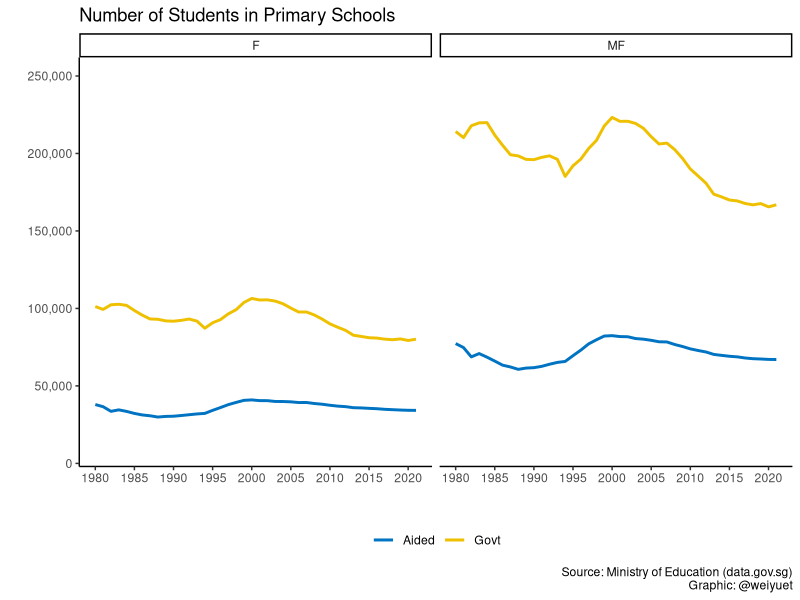
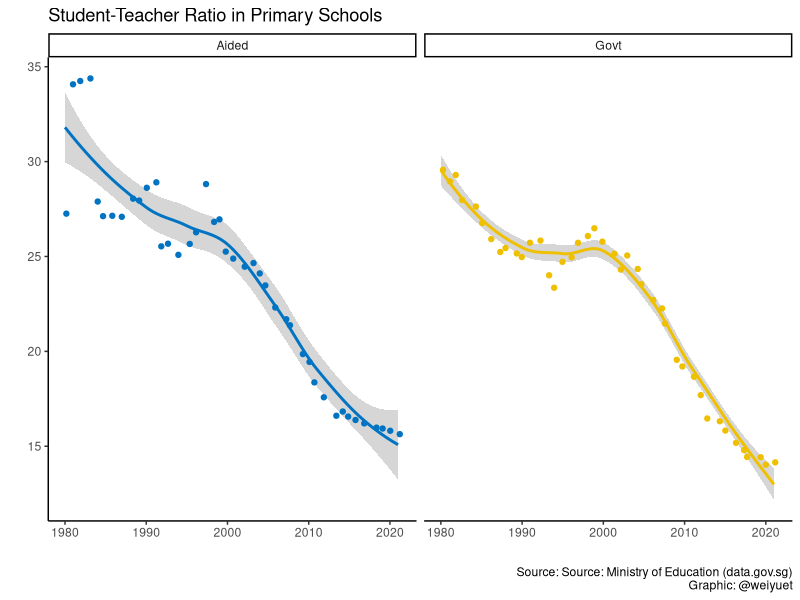
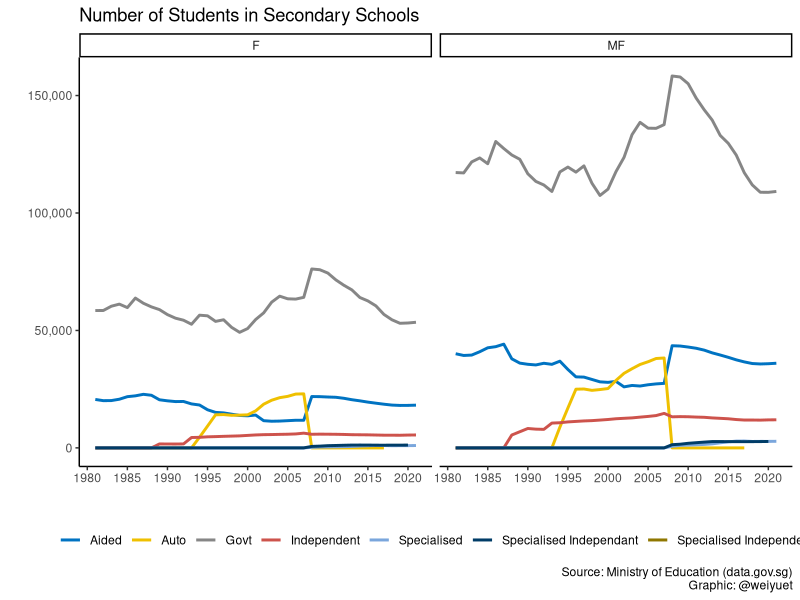
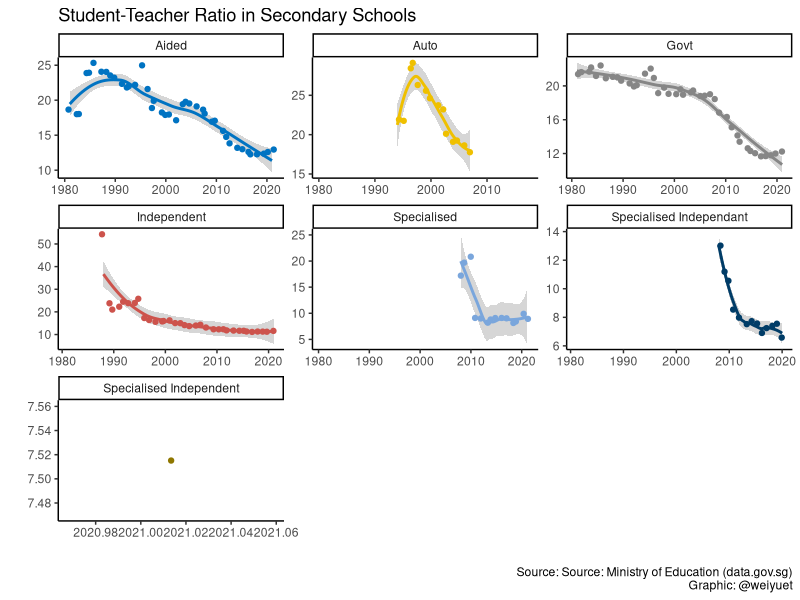
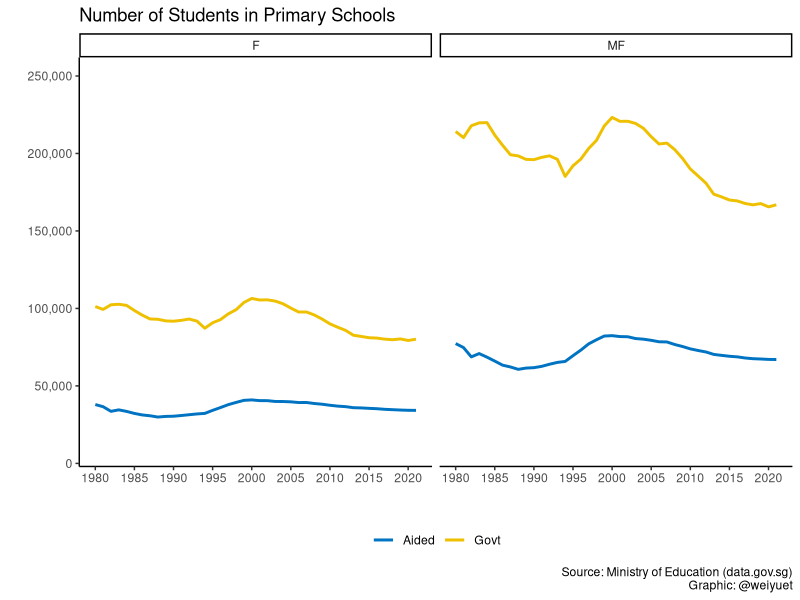
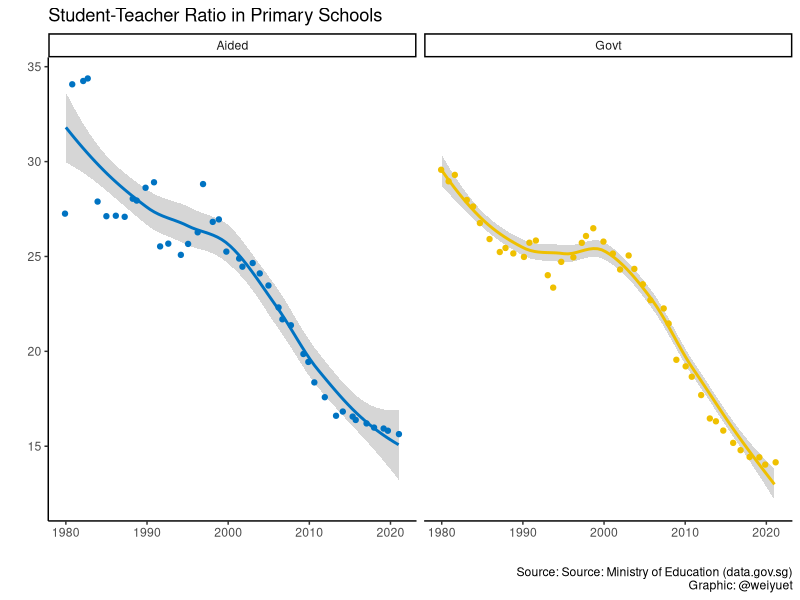
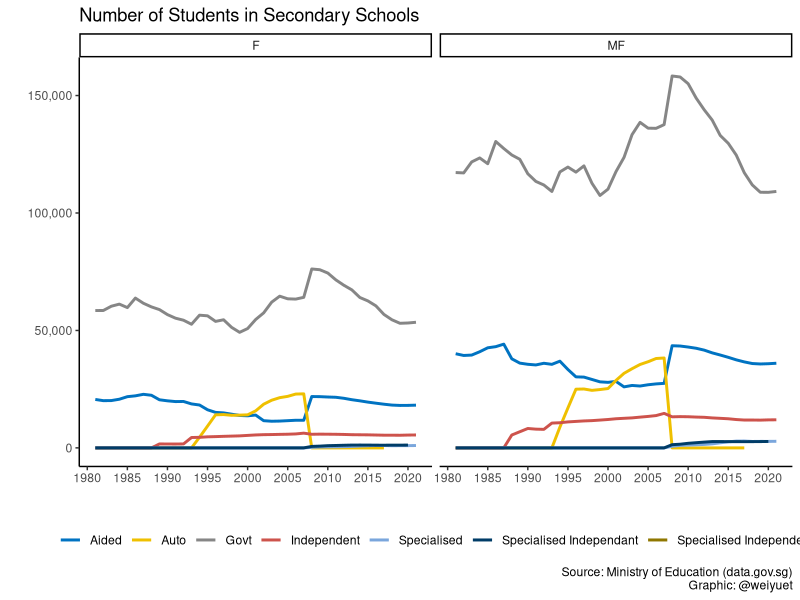
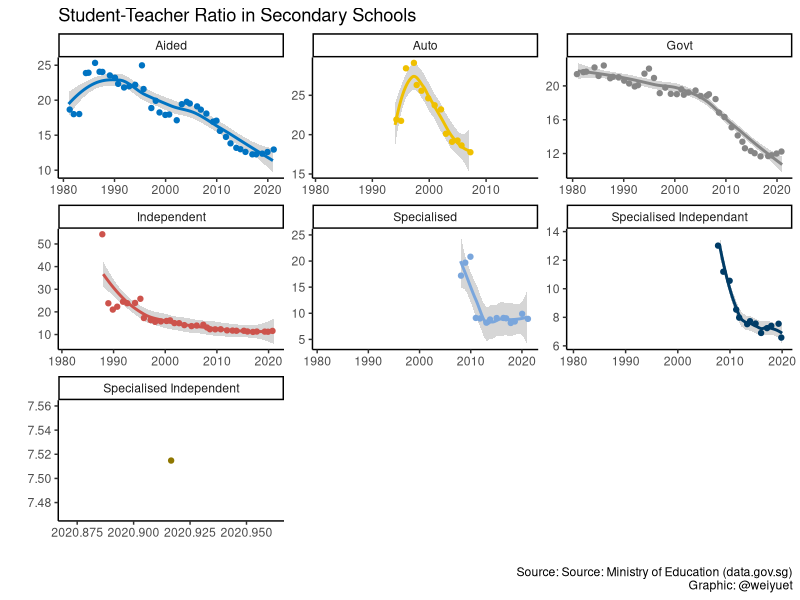

Source code (R) for these figures, in order:
# Load libraries
library(tidyverse)
library(scales)
library(ggsci)

# Load data
students_and_teachers_primary_schools <- read_csv("data/students-and-teachers-in-schools/students-and-teachers-primary-schools.csv")

# Plot number of primary school students in government and aided schools
students_and_teachers_primary_schools %>% 
  ggplot(aes(x = year, y = students_pri,
             colour = school_type)) +
  geom_line(size = 1) +
  facet_wrap(~sex) +
  theme_classic() +
  theme(legend.position = "bottom",
        legend.title = element_blank()) +
  guides(colour = guide_legend(nrow = 1)) +
  scale_colour_jco() +
  scale_x_continuous(breaks = seq(1980, 2020, 5)) +
  scale_y_continuous(labels = label_number(big.mark = ","), 
                     limits = c(10000, 250000)) +
  labs(x = "", y = "",
       title = "Number of Students in Primary Schools",
       colour = "School Type",
       caption = "Source: Ministry of Education (data.gov.sg)\nGraphic: @weiyuet")

# Save png
ggsave("figures/primary-school-students.png", width = 8, height = 6)

# Wrangle data
# Calculate student-teacher ratio
students_and_teachers_primary_schools <- students_and_teachers_primary_schools %>% 
  mutate(student_teacher_ratio = students_pri/teachers_pri)

students_and_teachers_primary_schools %>% 
  filter(sex == "MF") %>%
  ggplot(aes( x = year, y = student_teacher_ratio, colour = school_type)) +
  geom_smooth() +
  geom_jitter() +
  facet_wrap(~school_type) +
  theme_classic() +
  theme(legend.position = "none") +
  scale_colour_jco() +
  labs(x = "", y = "",
       title = "Student-Teacher Ratio in Primary Schools",
       caption = "Source: Source: Ministry of Education (data.gov.sg)\nGraphic: @weiyuet")

# Save png
ggsave("figures/student-teacher-ratio-primary-schools.png", width = 8, height = 6)

# Load data
students_and_teachers_secondary_schools <- read_csv("data/students-and-teachers-in-schools/students-and-teachers-secondary-schools.csv")

# Plot number of secondary school students
students_and_teachers_secondary_schools %>% 
  ggplot(aes(x = year, y = student_sec,
             colour = school_type)) +
  geom_line(size = 1) +
  facet_wrap(~sex) +
  theme_classic() +
  theme(legend.position = "bottom",
        legend.title = element_blank()) +
  guides(colour = guide_legend(nrow = 1)) +
  scale_colour_jco() +
  scale_x_continuous(breaks = seq(1980, 2020, 5)) +
  scale_y_continuous(labels = label_number(big.mark = ",")) +
  labs(x = "", y = "",
       title = "Number of Students in Secondary Schools",
       colour = "School Type",
       caption = "Source: Ministry of Education (data.gov.sg)\nGraphic: @weiyuet")

# Save png
ggsave("figures/secondary-school-students.png", width = 8, height = 6)

# Wrangle data
# Calculate student-teacher ratio
students_and_teachers_secondary_schools <- students_and_teachers_secondary_schools %>% 
  mutate(student_teacher_ratio = student_sec/teacher_sec)

students_and_teachers_secondary_schools %>% 
  filter(sex == "MF") %>%
  ggplot(aes( x = year, y = student_teacher_ratio, colour = school_type)) +
  geom_smooth() +
  geom_jitter() +
  facet_wrap(~school_type, scales = "free") +
  theme_classic() +
  theme(legend.position = "none") +
  scale_colour_jco() +
  labs(x = "", y = "",
       title = "Student-Teacher Ratio in Secondary Schools",
       caption = "Source: Source: Ministry of Education (data.gov.sg)\nGraphic: @weiyuet")

# Save png
ggsave("figures/student-teacher-ratio-secondary-schools.png", width = 8, height = 6)
